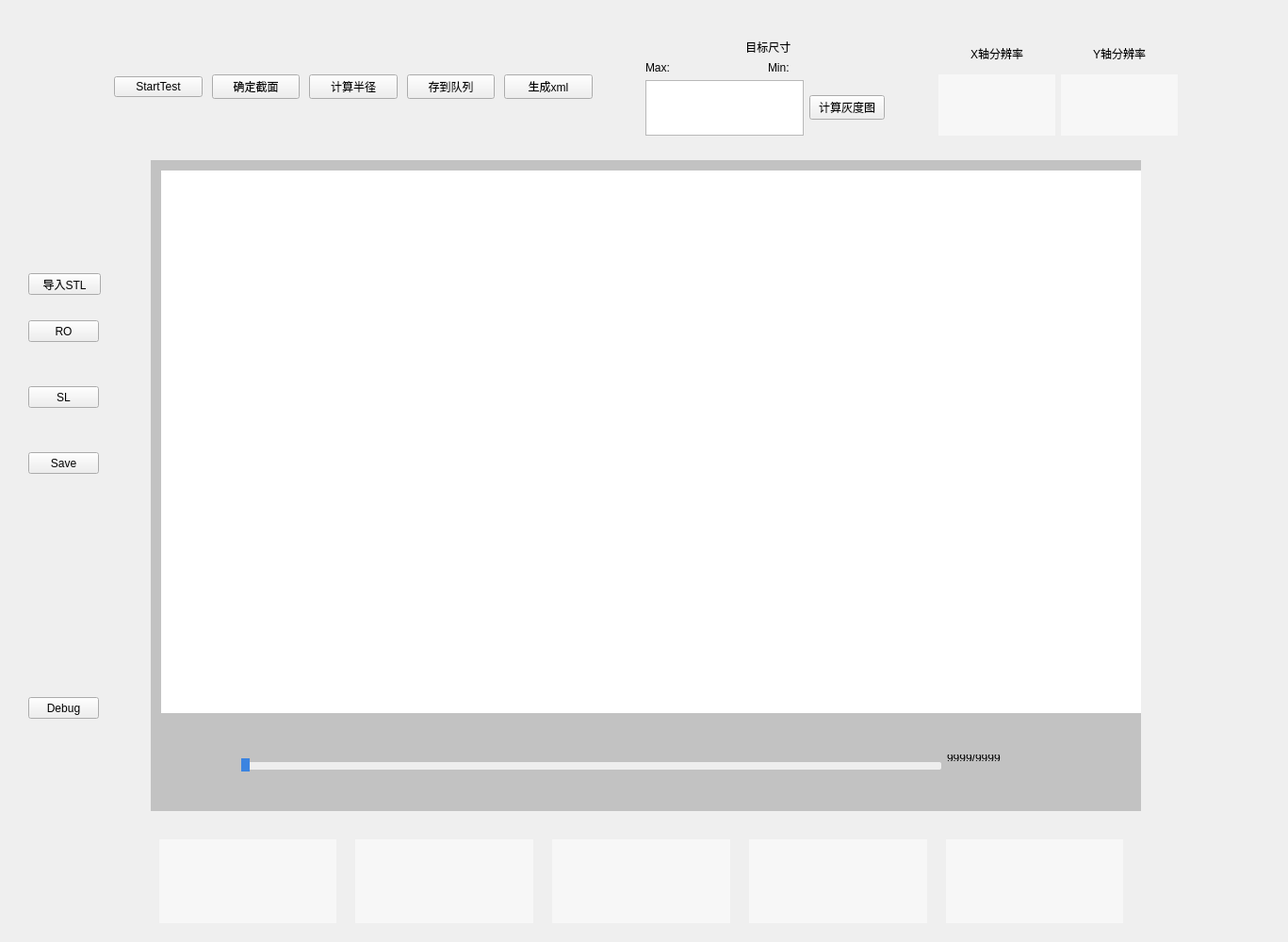
<?xml version="1.0" encoding="UTF-8"?>
<ui version="4.0">
 <class>MainWindow</class>
 <widget class="QMainWindow" name="MainWindow">
  <property name="geometry">
   <rect>
    <x>0</x>
    <y>0</y>
    <width>1367</width>
    <height>1000</height>
   </rect>
  </property>
  <property name="windowTitle">
   <string>MainWindow</string>
  </property>
  <widget class="QWidget" name="centralWidget">
   <widget class="QStackedWidget" name="stackedWidget_5">
    <property name="geometry">
     <rect>
      <x>160</x>
      <y>170</y>
      <width>1051</width>
      <height>691</height>
     </rect>
    </property>
    <property name="sizePolicy">
     <sizepolicy hsizetype="Preferred" vsizetype="Ignored">
      <horstretch>0</horstretch>
      <verstretch>0</verstretch>
     </sizepolicy>
    </property>
    <property name="minimumSize">
     <size>
      <width>0</width>
      <height>410</height>
     </size>
    </property>
    <property name="styleSheet">
     <string notr="true">;font:15px 'Arial';color:#ffffff;
background-color: rgb(194, 194, 194);</string>
    </property>
    <property name="currentIndex">
     <number>0</number>
    </property>
    <widget class="QWidget" name="stackedWidget_5Page1">
     <widget class="QWidget" name="horizontalLayoutWidget">
      <property name="geometry">
       <rect>
        <x>0</x>
        <y>0</y>
        <width>1051</width>
        <height>587</height>
       </rect>
      </property>
      <layout class="QHBoxLayout" name="horizontalLayout_3">
       <item>
        <widget class="QLabel" name="label_2">
         <property name="sizePolicy">
          <sizepolicy hsizetype="Minimum" vsizetype="Minimum">
           <horstretch>0</horstretch>
           <verstretch>0</verstretch>
          </sizepolicy>
         </property>
         <property name="minimumSize">
          <size>
           <width>1040</width>
           <height>585</height>
          </size>
         </property>
         <property name="styleSheet">
          <string notr="true">background-color: rgb(255, 255, 255);</string>
         </property>
         <property name="text">
          <string/>
         </property>
        </widget>
       </item>
      </layout>
     </widget>
     <widget class="QWidget" name="layoutWidget">
      <property name="geometry">
       <rect>
        <x>0</x>
        <y>620</y>
        <width>1041</width>
        <height>29</height>
       </rect>
      </property>
      <layout class="QHBoxLayout" name="horizontalLayout_7" stretch="1,10,1">
       <item>
        <spacer name="horizontalSpacer_8">
         <property name="orientation">
          <enum>Qt::Horizontal</enum>
         </property>
         <property name="sizeHint" stdset="0">
          <size>
           <width>40</width>
           <height>20</height>
          </size>
         </property>
        </spacer>
       </item>
       <item>
        <layout class="QHBoxLayout" name="horizontalLayout_5">
         <item>
          <widget class="QSlider" name="horizontalSlider_ImageIndex">
           <property name="minimumSize">
            <size>
             <width>0</width>
             <height>25</height>
            </size>
           </property>
           <property name="styleSheet">
            <string notr="true">QSlider::groove:horizontal {
	border: 0px solid #4A708B;
	background: #C0C0C0;
	height: 10px;
	border-radius: 1px;
	padding-left:-1px;
	padding-right:-1px;
	padding-top:-1px;
	padding-bottom:-1px;
}

QSlider::sub-page:horizontal {
	background: #3B84E0;
	border: 0px solid #4A708B;
	border-radius: 2px;
}

QSlider::add-page:horizontal {
	background: #eeeeee;
	border: 0px solid #777;
	height: 10px;
	border-radius: 2px;
}

QSlider::handle:horizontal {
	background: #3B84E0;
    width: 10px;
	height:30px;
    margin-top: -3px;
    margin-bottom: -3px;
    /*border-radius: 5px;*/
}

QSlider::handle:horizontal:hover{
	background-color:#4398ff;
}

QSlider::handle:horizontal:pressed{
	background-color:#2c65aa;
}

QSlider::sub-page:horizontal:disabled {
	background: #00009C;
	border-color: #999;
}

QSlider::add-page:horizontal:disabled {
	background: #eee;
	border-color: #999;
}

QSlider::handle:horizontal:disabled {
	background: #eee;
	border: 1px solid #aaa;
	/*border-radius: 4px;*/
}
</string>
           </property>
           <property name="orientation">
            <enum>Qt::Horizontal</enum>
           </property>
          </widget>
         </item>
         <item>
          <widget class="QLabel" name="label_layer">
           <property name="minimumSize">
            <size>
             <width>100</width>
             <height>0</height>
            </size>
           </property>
           <property name="baseSize">
            <size>
             <width>0</width>
             <height>0</height>
            </size>
           </property>
           <property name="styleSheet">
            <string notr="true">font:15px 'Arial';color:black;</string>
           </property>
           <property name="text">
            <string>9999/9999</string>
           </property>
           <property name="alignment">
            <set>Qt::AlignLeading|Qt::AlignLeft|Qt::AlignVCenter</set>
           </property>
          </widget>
         </item>
        </layout>
       </item>
       <item>
        <spacer name="horizontalSpacer">
         <property name="orientation">
          <enum>Qt::Horizontal</enum>
         </property>
         <property name="sizeHint" stdset="0">
          <size>
           <width>40</width>
           <height>20</height>
          </size>
         </property>
        </spacer>
       </item>
      </layout>
     </widget>
    </widget>
   </widget>
   <widget class="QWidget" name="layoutWidget">
    <property name="geometry">
     <rect>
      <x>110</x>
      <y>30</y>
      <width>1151</width>
      <height>125</height>
     </rect>
    </property>
    <layout class="QHBoxLayout" name="horizontalLayout_4" stretch="10,1,5,1,5">
     <item>
      <layout class="QHBoxLayout" name="horizontalLayout">
       <property name="spacing">
        <number>10</number>
       </property>
       <item>
        <widget class="QPushButton" name="pushButton">
         <property name="text">
          <string>StartTest</string>
         </property>
        </widget>
       </item>
       <item>
        <widget class="QPushButton" name="DefineButton">
         <property name="text">
          <string>确定截面</string>
         </property>
        </widget>
       </item>
       <item>
        <widget class="QPushButton" name="CalButton">
         <property name="text">
          <string>计算半径</string>
         </property>
        </widget>
       </item>
       <item>
        <widget class="QPushButton" name="SaveButton">
         <property name="text">
          <string>存到队列</string>
         </property>
        </widget>
       </item>
       <item>
        <widget class="QPushButton" name="ExportButton">
         <property name="text">
          <string>生成xml</string>
         </property>
        </widget>
       </item>
      </layout>
     </item>
     <item>
      <spacer name="horizontalSpacer_3">
       <property name="orientation">
        <enum>Qt::Horizontal</enum>
       </property>
       <property name="sizeHint" stdset="0">
        <size>
         <width>40</width>
         <height>20</height>
        </size>
       </property>
      </spacer>
     </item>
     <item>
      <layout class="QVBoxLayout" name="verticalLayout" stretch="1,0,1">
       <item>
        <widget class="QLabel" name="label">
         <property name="text">
          <string>  目标尺寸</string>
         </property>
         <property name="alignment">
          <set>Qt::AlignCenter</set>
         </property>
        </widget>
       </item>
       <item>
        <layout class="QHBoxLayout" name="horizontalLayout_12" stretch="1,1">
         <item>
          <layout class="QHBoxLayout" name="horizontalLayout_11" stretch="1,3">
           <item>
            <widget class="QLabel" name="label_3">
             <property name="text">
              <string>Max: </string>
             </property>
            </widget>
           </item>
           <item>
            <widget class="QLabel" name="Max_">
             <property name="text">
              <string/>
             </property>
            </widget>
           </item>
          </layout>
         </item>
         <item>
          <layout class="QHBoxLayout" name="horizontalLayout_10" stretch="1,3">
           <item>
            <widget class="QLabel" name="Min_2">
             <property name="text">
              <string>Min: </string>
             </property>
            </widget>
           </item>
           <item>
            <widget class="QLabel" name="Min_">
             <property name="text">
              <string/>
             </property>
            </widget>
           </item>
          </layout>
         </item>
        </layout>
       </item>
       <item>
        <layout class="QHBoxLayout" name="horizontalLayout_2">
         <item>
          <widget class="QTextEdit" name="textEdit">
           <property name="font">
            <font>
             <pointsize>25</pointsize>
            </font>
           </property>
           <property name="layoutDirection">
            <enum>Qt::LeftToRight</enum>
           </property>
           <property name="verticalScrollBarPolicy">
            <enum>Qt::ScrollBarAsNeeded</enum>
           </property>
           <property name="placeholderText">
            <string/>
           </property>
          </widget>
         </item>
         <item>
          <widget class="QPushButton" name="Calgray">
           <property name="text">
            <string>计算灰度图</string>
           </property>
          </widget>
         </item>
        </layout>
       </item>
      </layout>
     </item>
     <item>
      <spacer name="horizontalSpacer_4">
       <property name="orientation">
        <enum>Qt::Horizontal</enum>
       </property>
       <property name="sizeHint" stdset="0">
        <size>
         <width>40</width>
         <height>20</height>
        </size>
       </property>
      </spacer>
     </item>
     <item>
      <layout class="QHBoxLayout" name="horizontalLayout_8">
       <item>
        <layout class="QVBoxLayout" name="verticalLayout_2" stretch="1,2">
         <item>
          <widget class="QLabel" name="label_10">
           <property name="text">
            <string>X轴分辨率</string>
           </property>
           <property name="alignment">
            <set>Qt::AlignCenter</set>
           </property>
          </widget>
         </item>
         <item>
          <widget class="QLabel" name="label_8">
           <property name="styleSheet">
            <string notr="true">background-color: rgb(247, 247, 247);</string>
           </property>
           <property name="text">
            <string/>
           </property>
           <property name="alignment">
            <set>Qt::AlignCenter</set>
           </property>
          </widget>
         </item>
        </layout>
       </item>
       <item>
        <layout class="QVBoxLayout" name="verticalLayout_3" stretch="1,2">
         <item>
          <widget class="QLabel" name="label_11">
           <property name="text">
            <string>Y轴分辨率</string>
           </property>
           <property name="alignment">
            <set>Qt::AlignCenter</set>
           </property>
          </widget>
         </item>
         <item>
          <widget class="QLabel" name="label_9">
           <property name="styleSheet">
            <string notr="true">background-color: rgb(247, 247, 247);</string>
           </property>
           <property name="text">
            <string/>
           </property>
           <property name="alignment">
            <set>Qt::AlignCenter</set>
           </property>
          </widget>
         </item>
        </layout>
       </item>
      </layout>
     </item>
    </layout>
   </widget>
   <widget class="QWidget" name="layoutWidget">
    <property name="geometry">
     <rect>
      <x>120</x>
      <y>880</y>
      <width>1121</width>
      <height>111</height>
     </rect>
    </property>
    <layout class="QHBoxLayout" name="horizontalLayout_6" stretch="1,5,5,5,5,5,1">
     <property name="spacing">
      <number>20</number>
     </property>
     <item>
      <spacer name="horizontalSpacer_5">
       <property name="orientation">
        <enum>Qt::Horizontal</enum>
       </property>
       <property name="sizeHint" stdset="0">
        <size>
         <width>40</width>
         <height>20</height>
        </size>
       </property>
      </spacer>
     </item>
     <item>
      <widget class="QLabel" name="mlabel_1">
       <property name="styleSheet">
        <string notr="true">background-color: rgb(247, 247, 247);</string>
       </property>
       <property name="text">
        <string/>
       </property>
      </widget>
     </item>
     <item>
      <widget class="QLabel" name="mlabel_2">
       <property name="styleSheet">
        <string notr="true">background-color: rgb(247, 247, 247);</string>
       </property>
       <property name="text">
        <string/>
       </property>
      </widget>
     </item>
     <item>
      <widget class="QLabel" name="mlabel_3">
       <property name="styleSheet">
        <string notr="true">background-color: rgb(247, 247, 247);</string>
       </property>
       <property name="text">
        <string/>
       </property>
      </widget>
     </item>
     <item>
      <widget class="QLabel" name="mlabel_4">
       <property name="styleSheet">
        <string notr="true">background-color: rgb(247, 247, 247);</string>
       </property>
       <property name="text">
        <string/>
       </property>
      </widget>
     </item>
     <item>
      <widget class="QLabel" name="mlabel_5">
       <property name="styleSheet">
        <string notr="true">background-color: rgb(247, 247, 247);</string>
       </property>
       <property name="text">
        <string/>
       </property>
      </widget>
     </item>
     <item>
      <spacer name="horizontalSpacer_6">
       <property name="orientation">
        <enum>Qt::Horizontal</enum>
       </property>
       <property name="sizeHint" stdset="0">
        <size>
         <width>40</width>
         <height>20</height>
        </size>
       </property>
      </spacer>
     </item>
    </layout>
   </widget>
   <widget class="QPushButton" name="pushButton_2">
    <property name="geometry">
     <rect>
      <x>30</x>
      <y>480</y>
      <width>75</width>
      <height>23</height>
     </rect>
    </property>
    <property name="text">
     <string>Save</string>
    </property>
   </widget>
   <widget class="QPushButton" name="ImportButton">
    <property name="geometry">
     <rect>
      <x>30</x>
      <y>290</y>
      <width>77</width>
      <height>23</height>
     </rect>
    </property>
    <property name="text">
     <string>导入STL</string>
    </property>
   </widget>
   <widget class="QPushButton" name="pushButton_3">
    <property name="geometry">
     <rect>
      <x>30</x>
      <y>340</y>
      <width>75</width>
      <height>23</height>
     </rect>
    </property>
    <property name="text">
     <string>RO</string>
    </property>
   </widget>
   <widget class="QPushButton" name="pushButton_4">
    <property name="geometry">
     <rect>
      <x>30</x>
      <y>410</y>
      <width>75</width>
      <height>23</height>
     </rect>
    </property>
    <property name="text">
     <string>SL</string>
    </property>
   </widget>
   <widget class="QPushButton" name="pushButton_5">
    <property name="geometry">
     <rect>
      <x>30</x>
      <y>740</y>
      <width>75</width>
      <height>23</height>
     </rect>
    </property>
    <property name="text">
     <string>Debug</string>
    </property>
   </widget>
  </widget>
 </widget>
 <layoutdefault spacing="6" margin="11"/>
 <resources/>
 <connections/>
</ui>
